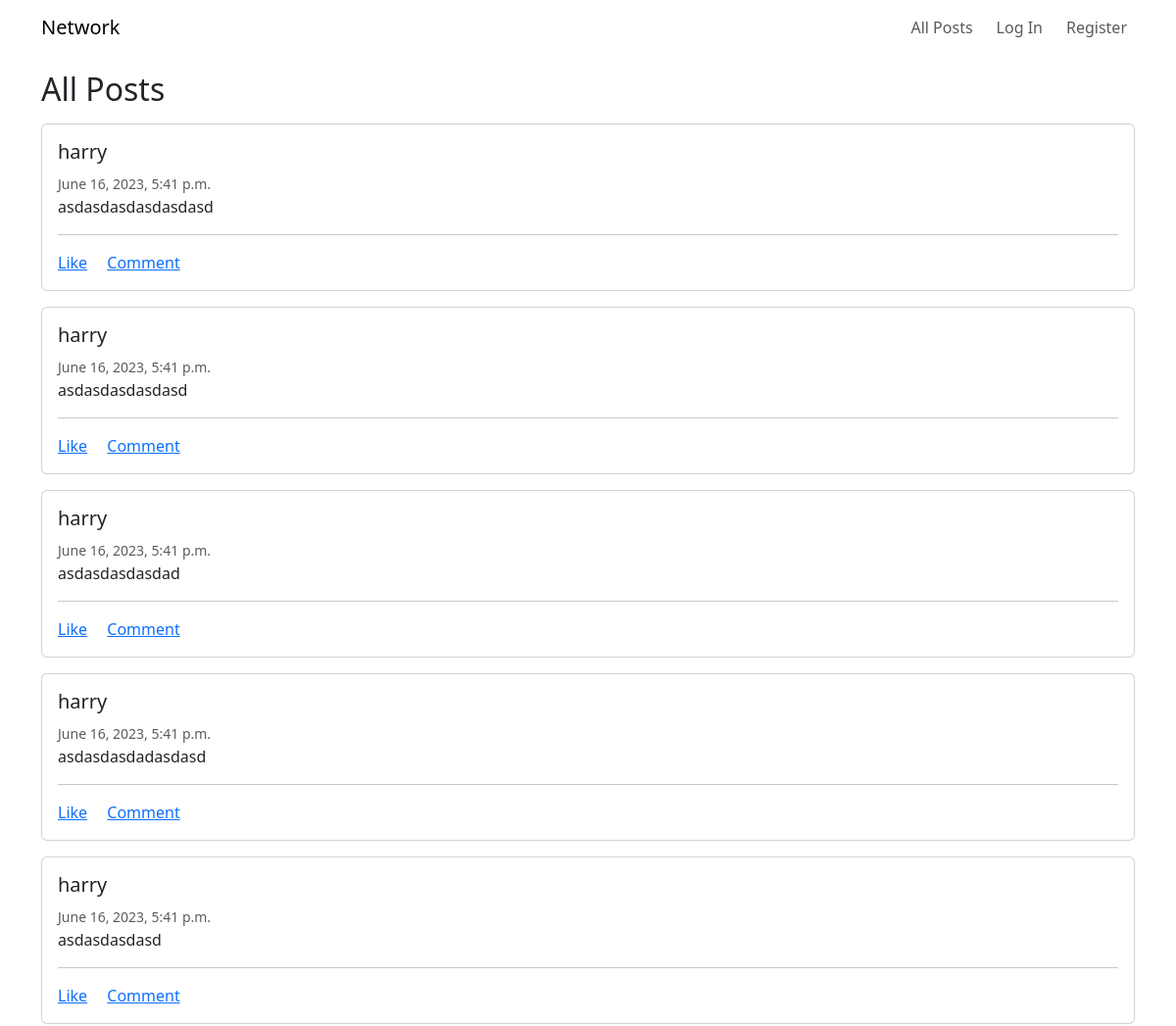
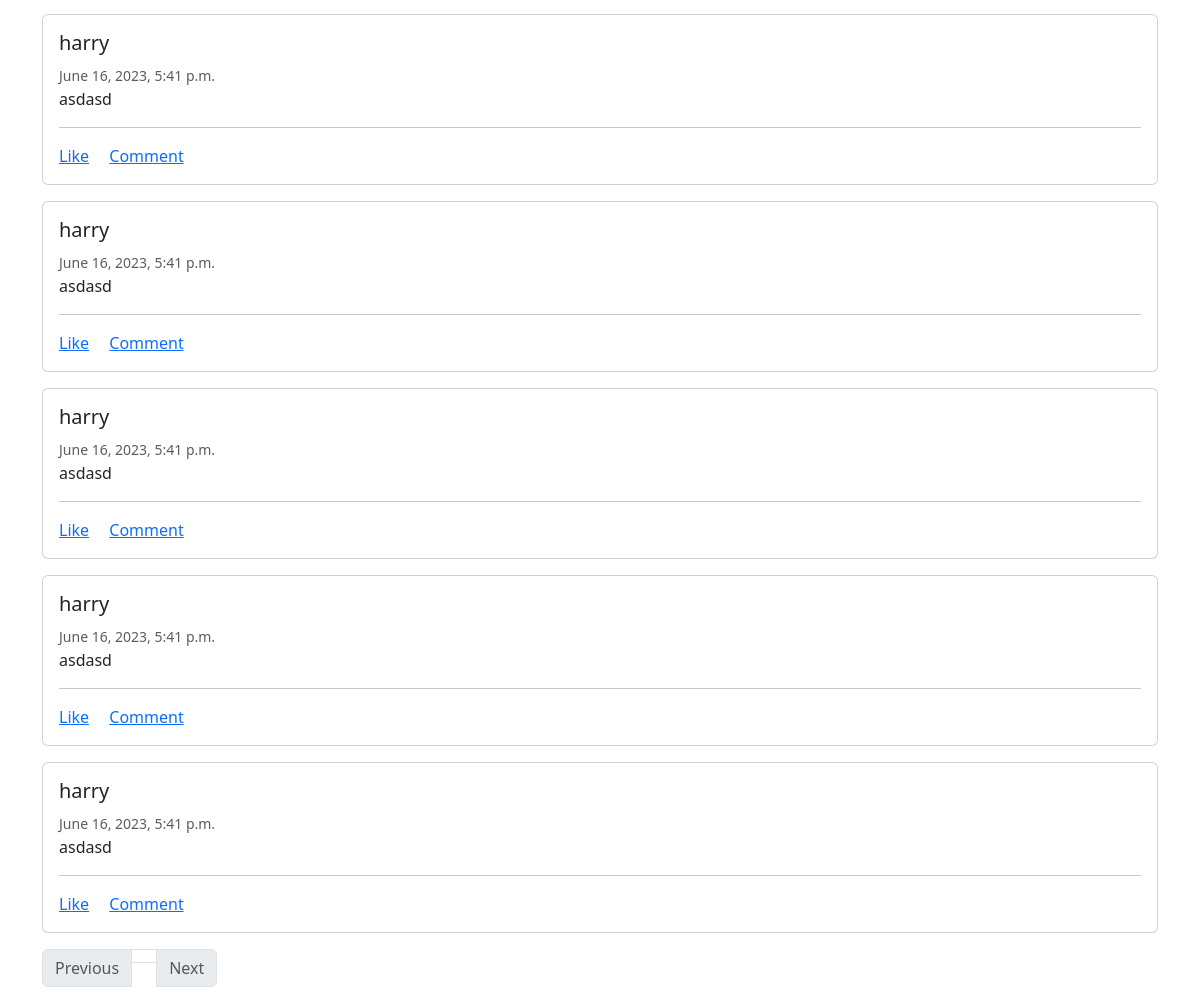
The page / on the database its author committed (2 pictures, top to bottom).
### network/models.py (models this page shows, shortened)
class Post(models.Model):
    content = models.CharField(max_length=1200, null=False, blank=False)
    posted_on = models.DateTimeField(auto_now_add=True)
    posted_by = models.ForeignKey(User, on_delete=models.CASCADE, related_name="posts")
    likes = models.ManyToManyField(User, blank=True, related_name="liked_posts")

class User(AbstractUser):
    def serialize(self):
        posts = self.posts.order_by("-posted_on").all()
        return {
            "username": self.username,
            "email": self.email,
            "followers": self.followers.count(),
            "followings": self.followings.count(),
            "posts": [post.serialize() for post in posts]
        }

### network/views.py (the view)
# urls.py: path("", views.index, name="index"),
def index(request):
    posts = Post.objects.all()
    posts = posts.order_by("-posted_on")
    paginator = Paginator(posts, 10)
    page_num = request.GET.get("page")
    posts = paginator.get_page(page_num if page_num else 1)
    return render(request, "network/index.html", {
        "posts": posts
    })

### network/templates/network/index.html (shortened to what this page needs)
{% extends "network/layout.html" %}
{% block body %}
    <h2>All Posts</h2>
    {% for post in posts %}
        <div class="card w-100 my-3">
            <div class="card-body">
                <h5 class="card-title">{{ post.posted_by }}</h5>
                <small class="card-subtitle mb-2 text-body-secondary">{{ post.posted_on }}</small>
                <p class="card-text">{{ post.content }}</p>
                <hr>
                <a href="#" class="card-link">Like</a>
                <a href="#" class="card-link">Comment</a>
            </div>
        </div>
    {% empty %}
        <h3>No posts yet.</h3>
    {% endfor %}
    <ul class="pagination">
        <li class="page-item"><a href="#" id="prev-page-btn" class="page-link disabled">Previous</a></li>
        <li class="page-item"><a href="#" id="current-page" class="page-link"></a></li>
        <li class="page-item"><a href="#" id="next-page-btn" class="page-link disabled">Next</a></li>
    </ul>
{% endblock %}

### rows shown on the page
Post: posted_by "harry", posted_on "June 16, 2023, 5:41 p.m.", content "asdasdasdasdasdasd"
Post: posted_by "harry", posted_on "June 16, 2023, 5:41 p.m.", content "asdasdasdasdasd"
Post: posted_by "harry", posted_on "June 16, 2023, 5:41 p.m.", content "asdasdasdasdad"
Post: posted_by "harry", posted_on "June 16, 2023, 5:41 p.m.", content "asdasdasdadasdasd"
Post: posted_by "harry", posted_on "June 16, 2023, 5:41 p.m.", content "asdasdasdasd"
Post: posted_by "harry", posted_on "June 16, 2023, 5:41 p.m.", content "asdasd"
Post: posted_by "harry", posted_on "June 16, 2023, 5:41 p.m.", content "asdasd"
Post: posted_by "harry", posted_on "June 16, 2023, 5:41 p.m.", content "asdasd"
Post: posted_by "harry", posted_on "June 16, 2023, 5:41 p.m.", content "asdasd"
Post: posted_by "harry", posted_on "June 16, 2023, 5:41 p.m.", content "asdasd"
